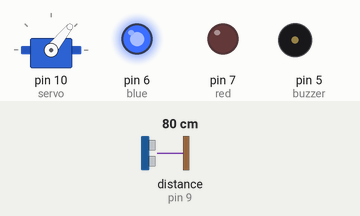
This sketch was run on a simulated Arduino Uno, built with avr-gcc and run on an emulated ATmega328P. Shown: servo, output pins drawn as LEDs (lit = HIGH), buzzer (waves = sounding). Wiring (inferred from the names in the program): ultrasonic range finder: trigger pin 8; echo pin 9. The inputs (shaded band) are chosen by the test bench; at power-on: distance to the obstacle (sensor on pin 9) 80 cm. The echo pulse lasts 58.3 µs per cm; pins used as bus, display or sensor lines are not drawn; what the sketch prints to the serial monitor is not drawn.

Above: at 7.3 s.
7.4 s: distance to the obstacle (sensor on pin 9) set to 44 cm
At 7.59 s:
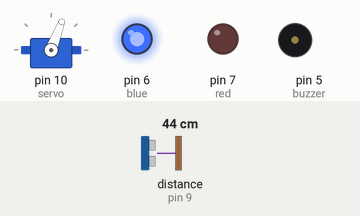
19.7 s: distance to the obstacle (sensor on pin 9) set to 36 cm
At 32.2 s:
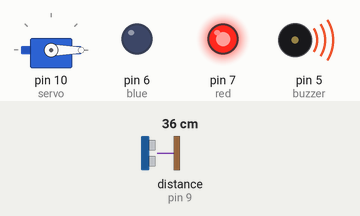
32.4 s: distance to the obstacle (sensor on pin 9) set to 60 cm
At 38.8 s:
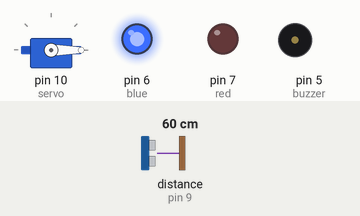
Timing chart, 0 to 45.7 s (numbered marks = the images above; inputs shaded):
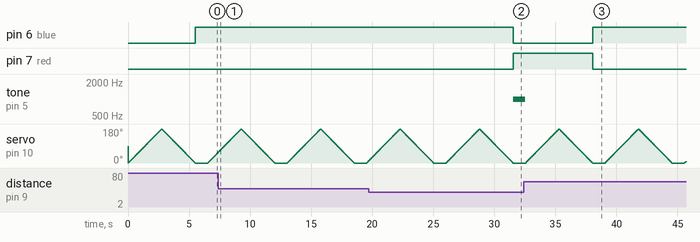

Measured:
- the behaviour switches between 42 and 41 cm on distance to the obstacle (sensor on pin 9) (found by bisection; images 1 and 2)
- after the input at 19.7 s, pin 6 (blue): HIGH → LOW after 11.8 s; pin 7 (red): LOW → HIGH after 11.8 s; tone on pin 5 (buzzer): silent → 1000 Hz after 11.8 s
- after the input at 32.4 s, pin 6 (blue): LOW → HIGH after 5.6 s; pin 7 (red): HIGH → LOW after 5.6 s; tone on pin 5 (buzzer): goes on until 32.5 s, then stays silent

The sketch:

Ultrasonic_sensor_and_servo_motor_radar_system.ino
```cpp
#include <Servo.h>

int buzzer=5;
int blue=6;
int red=7;
int trig=8;
int echo=9;
Servo servo;
int pos=0;
int distance;
long time;

void setup() {
  // put your setup code here, to run once:

pinMode(buzzer, OUTPUT);
pinMode(blue, OUTPUT);
pinMode(red, OUTPUT);
pinMode(trig, OUTPUT);
pinMode(echo, INPUT);
servo. attach(10);
Serial.begin(9600);

}

void loop() {
  // put your main code here, to run repeatedly:

   Serial.println(distance);

   digitalWrite(trig, LOW);
   delayMicroseconds(2);
   digitalWrite(trig, HIGH);
   delayMicroseconds(10);
   digitalWrite(trig, LOW);

   time=pulseIn(echo, HIGH);

   distance=time*0.034/2;
   Serial.println(distance);


   for(pos=0; pos<=180; pos+=1){

    servo.write(pos);
    delay(15);
    Serial.println(distance);

   }

   for(pos=180; pos>=0; pos-=1){

    servo.write(pos);
    delay(15);
    Serial.println(distance);

   }

Serial.println(distance);


if(distance<=40){

digitalWrite(blue, LOW);
digitalWrite(red, HIGH);
tone(buzzer, 1000);
delay(1000);
noTone(buzzer);
}
else if(distance>40){

  digitalWrite(blue, HIGH);
  digitalWrite(red, LOW);
  noTone(buzzer);
  delay(1000);


}


}
```
